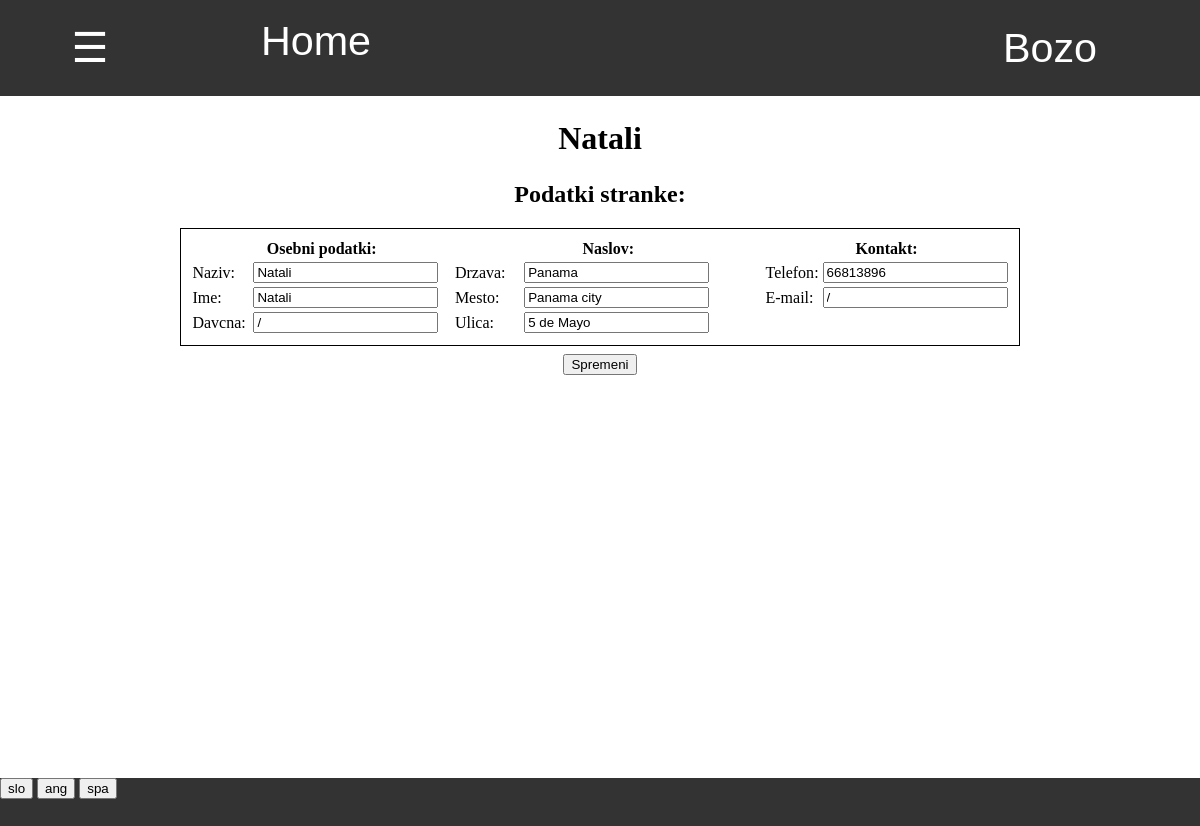
/prodaja/pregled_strank/ogled_stranke/3/ (signed in), run on an earlier commit of the app's database.
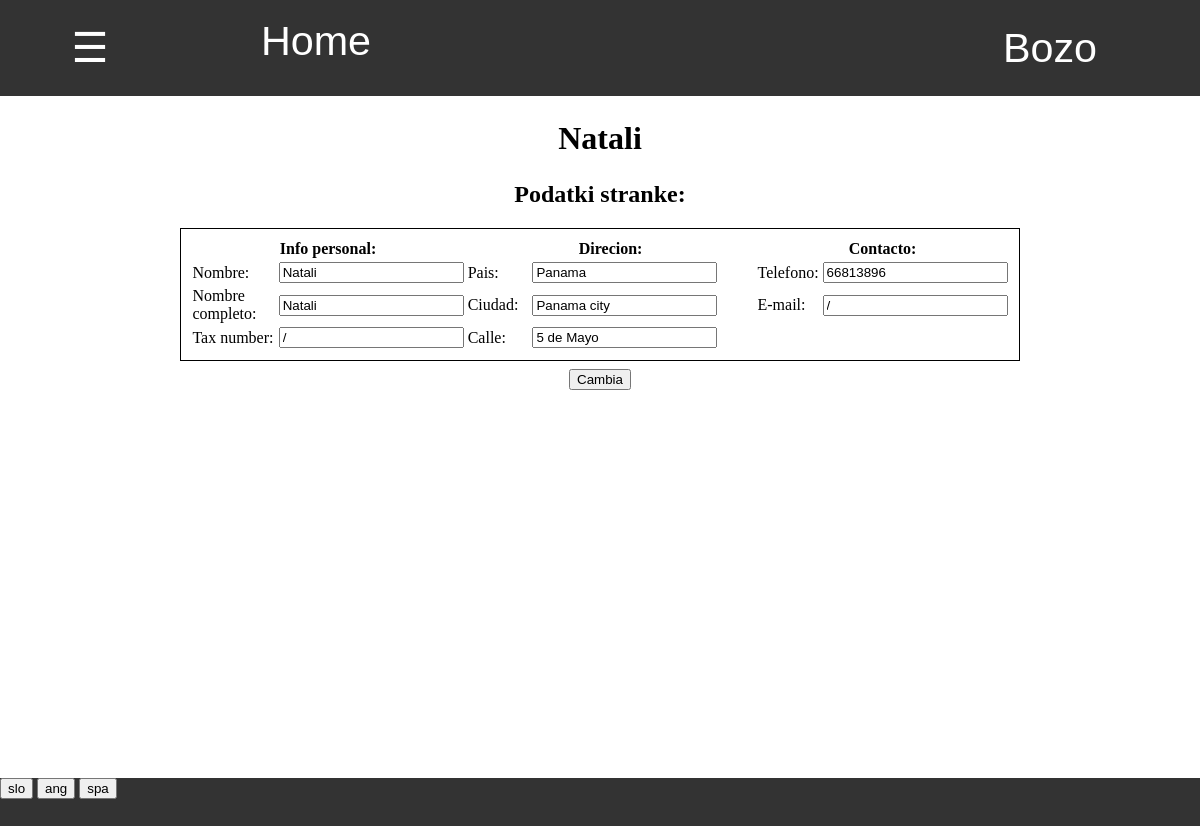
And on a later commit of the database.
### prodaja/models.py (models this page shows, shortened)
class Stranka(models.Model):
    prodaja = models.ForeignKey(Prodaja, default=1, on_delete=models.CASCADE)
    naziv = models.CharField(default="", max_length=30)
    ime = models.CharField(default="", max_length=30)
    telefon = models.CharField(default="", max_length=20)
    mail = models.CharField(default="",max_length=40)
    naslov = models.OneToOneField(Naslov, on_delete=models.CASCADE, default=0)
    davcna = models.CharField(default="", max_length=30)
    status = models.CharField(default='aktivno',max_length=10)
    stevilo_kupljenih = models.IntegerField(default=0)
    skupna_cena_kupljenih = models.DecimalField(decimal_places=1,max_digits=5,default=0)

class Naslov(models.Model):
    drzava = models.CharField(default="", max_length=20)
    mesto = models.CharField(default="", max_length=20)
    naslov = models.CharField(default="", max_length=40)

### program/models.py (models this page shows)
class Profil(models.Model):
    user = models.OneToOneField(User,on_delete=models.CASCADE)
    jezik =  models.CharField(default="spa",max_length=3, choices=JEZIKI)

### prodaja/pviews.py (the view)
# urls.py: path('ogled_stranke/<int:pk>/',pviews.ogled_stranke, name="ogled_stranke"),
def ogled_stranke(request, pk):
    stranka = Stranka.objects.get(pk=pk)
    return pokazi_stran(request,'prodaja/stranka.html',{'stranka':stranka})

### prodaja/pviews.py (called while the page is built)
def vrni_slovar(request):
    with open('slovar.json') as dat:
        slovar = json.load(dat)
    return slovar

def pokazi_stran(request, html, baze={}):
    slovar = {'zaloga':zaloga,'program':program,'slovar':vrni_slovar(request),'jezik':request.user.profil.jezik}
    slovar.update(baze)
    return render(request, html, slovar)

### program/models.py (called while the page is built)
    @property
    def vrni_jezike(self):
        return JEZIKI

### zaloga/templatetags/zaloga_exstras.py (called while the page is built)
@register.filter
def keyvalue(dict, key):
    return dict[key]

### prodaja/templates/prodaja/stranka.html (shortened to what this page needs)
{% extends 'program/base.html' %}
{% load zaloga_exstras %}
{% block content %}
<h1 style="margin-top:2%"> {{stranka.naziv}} </h1>
<h2 style="margin-top:2%"> Podatki stranke: </h2>
<div style="display:inline-block;width:70%;text-align:center">
    <table style="padding:1%;border:1px solid black" class="tabela_podatkov">
        <tr>
            <th width="33%" colspan="2"> {{slovar|keyvalue:'Osebni podatki'|keyvalue:jezik}}: </th>
            <th width="42%" colspan="2"> {{slovar|keyvalue:'Naslov'|keyvalue:jezik}}: </th>
            <th width="25%" colspan="2"> {{slovar|keyvalue:'Kontakt'|keyvalue:jezik}}: </th>
        </tr>
        <tr>
            <td> {{slovar|keyvalue:'Naziv'|keyvalue:jezik}}: </td>
            <td> <input form="spremeni" value="{{stranka.naziv}}" name="naziv" type="text" required autocomplete="off"> </td>
            <td> {{slovar|keyvalue:'Drzava'|keyvalue:jezik}}: </td>
            <td> <input form="spremeni" value="{{stranka.naslov.drzava}}" name="drzava" type="text" required autocomplete="off"> </td>
            <td> {{slovar|keyvalue:'Telefon'|keyvalue:jezik}}: </td>
            <td> <input form="spremeni" name="telefon" value="{{stranka.telefon}}" type="text" autocomplete="off"> </td>
        </tr>
        <tr>
            <td> {{slovar|keyvalue:'Ime'|keyvalue:jezik}}: </td>
            <td> <input form="spremeni" value="{{stranka.ime}}" name="ime" type="text" required autocomplete="off"> </td>
            <td> {{slovar|keyvalue:'Mesto'|keyvalue:jezik}}: </td>
            <td> <input form="spremeni" value="{{stranka.naslov.mesto}}" name="mesto" type="text" required autocomplete="off"> </td>
            <td> {{slovar|keyvalue:'E-mail'|keyvalue:jezik}}: </td>
            <td> <input form="spremeni" value="{{stranka.mail}}" name="mail" type="text" autocomplete="off"> </td>
        </tr>
        <tr>
            <td> {{slovar|keyvalue:'Davcna'|keyvalue:jezik}}: </td>
            <td> <input form="spremeni" value="{{stranka.davcna}}" name="davcna" type="text" autocomplete="off"> </td>
            <td> {{slovar|keyvalue:'Ulica'|keyvalue:jezik}}: </td>
            <td> <input form="spremeni" value="{{stranka.naslov.naslov}}" name="naslov" type="text" required autocomplete="off"> </td>
        </tr>
    </table>
    <form id="spremeni" action="{% url 'sprememba_stranke' stranka.pk %}" method="POST">
        <input type="submit" value="{{slovar|keyvalue:'Spremeni'|keyvalue:jezik}}">
    </form>
</div>
{% endblock %}

### program/templates/program/base.html (shortened to what this page needs)
{% load staticfiles %}
{% load zaloga_exstras %}
<html>
    <head>
        <link rel="stylesheet" href="{% static 'css/footer.css' %}">
    </head>
    <body>
        {% include "css/navbar.html" %}
        <div style=";width:100%;height:85.2%;vertical-align:top;text-align:center;overflow:auto">
            {% block content %}
            {% endblock %}
        </div>
        <div class="footer">
            {% for jezik in program.vrni_jezike %}
                <form style="display:inline-block" action="{% url 'spremeni_jezik' %}" method="POST">
                    <input type="submit" value="{{jezik.0}}">
                </form>
            {% endfor %}
        </div>
    </body>
</html>

### program/templates/css/navbar.html (shortened to what this page needs)
{% load zaloga_exstras %}
<div id="navbar" class="navbar">
    <button onclick="odpri()" class="nav" style="width:15%"> ☰ </button>
    <a style="width:20%" href="/">Home</a>
    <div class="racun dropdown" id="racun">
        <button class="dropbtn" >{{ user.get_username }}
        </button>
    </div>
</div>

### program/static/css/footer.css (style rules this page uses)
div.footer { display:block; width:100%; height:6%; background:#333; }
div { margin: 0%; padding: 0%; }
div input { margin: 0%; }
div form { margin:0%; padding: 0% }

### program/templates/program/base.html (style rules this page uses)
body { margin: 0%; padding: 0%; overflow:hidden; }
div { margin: 0%; padding: 0%; }

### program/templates/css/tabele.html (style rules this page uses)
table.tabela_podatkov { width:100%; margin-bottom:1%; }

### program/templates/css/navbar.html (style rules this page uses)
.navbar { overflow: hidden; background-color: #333; font-family: Arial; height:12% }
.navbar a { float: left; font-size: 5vmin; color: white; text-align: center; padding: 18px 16px; text-decoration:none; height:100%; }
.navbar .dropdown, .nav { float: left; height:100%; width:100%; margin:0; overflow:hidden; }
.navbar .dropdown .dropbtn, .nav { font-size: 5vmin; border: none; outline: none; color: white; padding: 12px 16px; width:100%; height:100%; background-color: inherit; font-family: inherit; margin: 0; }
.navbar .racun { float:right; width:300px; overflow:hidden }

What changed in the data, as far as the page shows it:
changed Profil "E-mail": jezik "Osebni podatki" → "Info personal"; jezik "Naslov" → "Direcion"; jezik "Kontakt" → "Contacto"; jezik "Naziv" → "Nombre"; jezik "Drzava" → "Pais"; jezik "Telefon" → "Telefono"; jezik "Ime" → "Nombre completo"; jezik "Mesto" → "Ciudad"; jezik "Davcna" → "Tax number"; jezik "Ulica" → "Calle"; jezik "Spremeni" → "Cambia"
